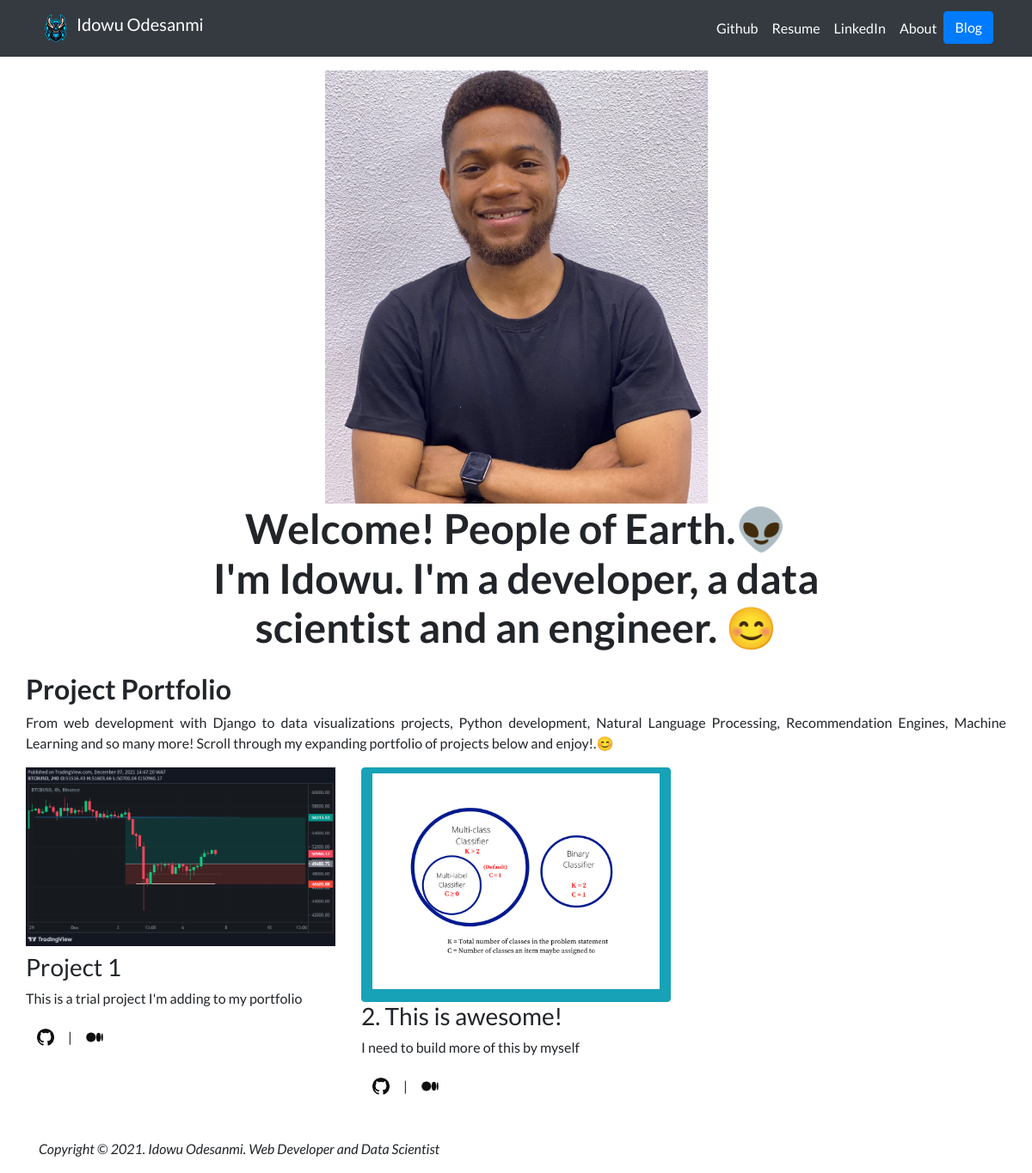
The app's page /, older data.
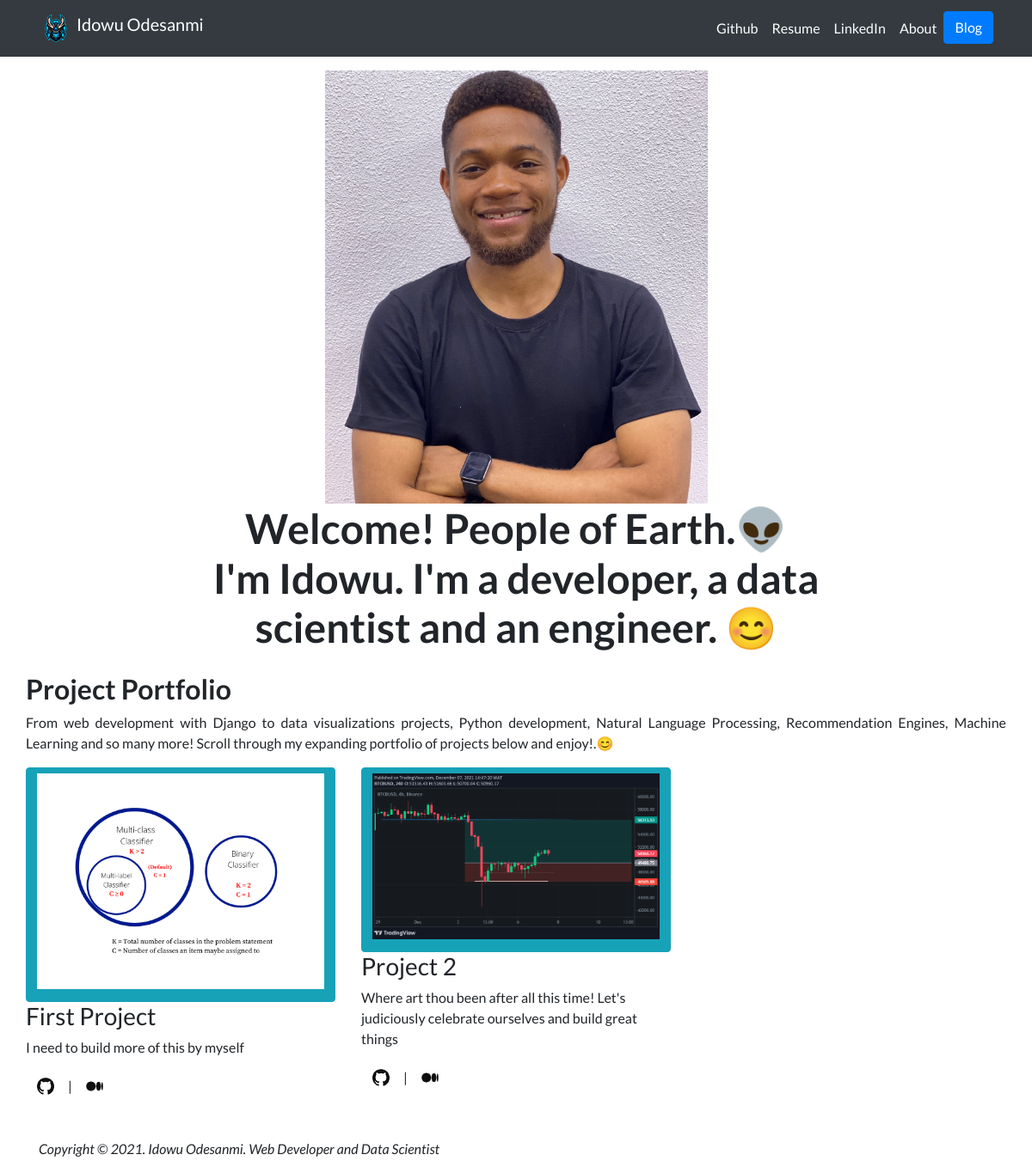
The same page, newer data.
### projects/models.py (models this page shows, shortened)
class Project(models.Model):
    title = models.CharField(max_length=100)
    description = models.CharField(max_length=250)
    image = models.ImageField(upload_to = 'projects/images/')
    url = models.URLField(blank=True)
    tools = models.CharField(max_length=250, blank=True)
    blog_url = models.URLField(blank=True)

### projects/views.py (the view)
# urls.py: 2. Add a URL to urlpatterns:  path('', views.home, name='home')
def home(request):
    myprojects = Project.objects.all()
    return render(request,'projects/home.html', {'myprojects':myprojects})

### projects/templates/projects/home.html (shortened to what this page needs)
{% extends 'projects/base.html' %}
{% load static %}
{% block content %}
    <div class = "row justify-content-center my-3">
      <div class="col-5">
        <img src = "{% static 'projects/smilinginger.jpg' %}" class="img-fluid">
    </div>
    <div class="row justify-content-center mb-3">
      <div class="col-md-9 text-center">
        <h3 id="hometext"><b>Welcome! People of Earth.</b>👽 <br> <b>I'm Idowu. I'm a developer, a data scientist and an engineer. </b> 😊</h3>
      </div>
    </div>
    <p class="h2"><b>Project Portfolio</b></p>
    <p class="text-justify"> From web development with Django to data visualizations projects, Python development, Natural Language Processing,
                            Recommendation Engines, Machine Learning and so many more!
                          Scroll through my expanding portfolio of projects below and enjoy!.😊 </p>
    <div class = "row">
      {% for project in myprojects %}
      <div class="col-lg-4 col-md-6">
        {% if project.url %}
        <a href= "{{ project.url }}" class="btn btn-info">
          <img src="{{ project.image.url }}" class="img-fluid mb-2">
        </a>
        {% else %}
        <img src="{{ project.image.url }}" class="img-fluid mb-2">
        {% endif %}
      <h3>{{ project.title }} </h3>
      <p>{{ project.description }}</p>
      <a href= "{{ project.url }}" class="btn">
        <img src="{% static 'projects/githublogo.png' %}" width="20" height="20" class="d-inline-block align-top" alt="Github">
      </a>
      |
      <a href= "{{ project.blog_url }}" class="btn">
        <img src="{% static 'projects/medium.png' %}" width="20" height="20" class="d-inline-block align-top" alt="Medium">
      </a>
      </div>
      {% endfor %}
    </div>
{% endblock %}

### projects/templates/projects/base.html (shortened to what this page needs)
{% load static %}
<!doctype html>
<html lang="en">
  <head>
    <link rel="stylesheet" href="https://cdn.jsdelivr.net/npm/bootstrap@4.6.1/dist/css/bootstrap.min.css">
    <link rel="stylesheet" href="{% static 'projects/custom.css' %}">
  </head>
  <body>
    <nav id="topNav" class="navbar navbar-expand-lg navbar-dark bg-dark">
      <div class="container">
        <a class="navbar-brand" href="{% url 'home' %}">
          <img src="{% static 'projects/samurailogo.png' %}" width="40" height="40" class="d-inline-block align-top" alt="">
          Idowu Odesanmi
        </a>
      <div class="collapse navbar-collapse" id="navbarSupportedContent">
        <ul class="navbar-nav ml-auto">
          <li class="nav-item">
            <a class="nav-link" href="https://www.github.com/joshasgard" target="_blank">Github</a>
          </li>
          <li class="nav-item">
            <a class="nav-link" href="{% static 'projects/Idowu_Odesanmi_Resume.pdf' %}" target="_blank">Resume</a>
          </li>
          <li class="nav-item">
            <a class="nav-link" href="https://www.linkedin.com/in/idowu-odesanmi" target="_blank">LinkedIn</a>
          </li>
          <li class="nav-item">
            <a class="nav-link" href="{% url 'about:about' %}">About</a>
          </li>
          <li class="nav-item">
            <a role="button" href="{% url 'blog:all_blogs' %}" class="btn btn-primary">Blog</a>
          </li>
        </ul>
      </div>
    </div>
    </nav>
    <div class="container">
    {% block content %} {% endblock %}
    </div>
    <br>
    <p><i>
    Copyright &copy; 2021. Idowu Odesanmi. Web Developer and Data Scientist </i></p>
  </body>
</html>

### projects/static/projects/custom.css (style rules this page uses)
.navbar-nav .nav-link { color: rgb(253, 255, 254) !important; }
body { font-family: 'Lato', sans-serif; }
@media (min-width: 992px) { #hometext { font-size: 3rem; } }

Row changes from the older to the newer data that the page shows:
changed Project: image: picture added; title "Project 1" → "First Project"; description "This is a trial project I'm adding to my portfolio" → "I need to build more of this by myself"; image: picture removed
changed Project: image: a different picture; title "2. This is awesome!" → "Project 2"; description "I need to build more of this by myself" → "Where art thou been after all this time! Let's judiciously celebrate ourselves and build great things"
